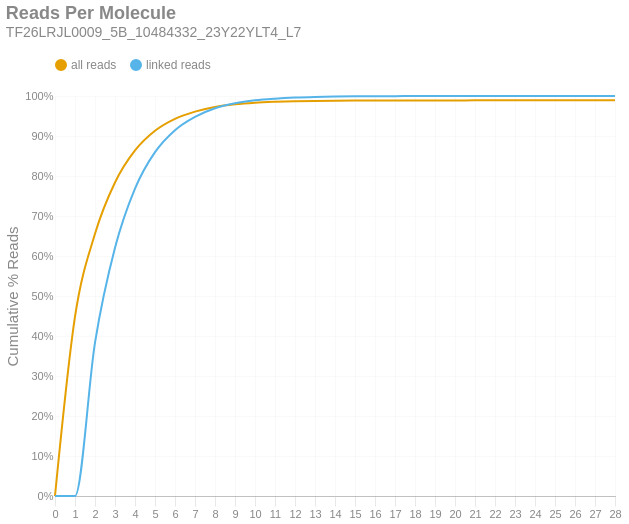

Notebook code cell kept with this figure:
### Markdown cell above
### Reads per Molecule
This chart shows the cumulative distribution of the number of reads per linked molecule. That is, how many alignments are associated with a unique molecule. This excludes the number of reads associated with invalid or absent linked-read barcodes. The `linked` histogram is the percentages recalculated when disregarding singletons.

### Code cell
if SKIPLR:
    print_html(f"Skipped")
else:
    counts = np.bincount(valids['reads'].cast(pl.Int64).to_numpy())
    weighted = counts * np.arange(len(counts))
    all_perc = weighted / n_reads
    linked_perc = weighted / n_linked_reads
    linked_perc[1] = 0
    binned_df = pl.DataFrame({
        'readsper': list(range(len(counts))),
        'all reads (cumsum)': np.cumsum(all_perc).tolist(),
        'linked reads (cumsum)': np.cumsum(linked_perc).tolist(),
    })

    with SafeRender(binned_df):
        (
            density_plot(binned_df, 'Reads Per Molecule', samplename, 'readspmol')
            .encode(
                x=alt.X('readsper:O', title=None).axis(labelAngle=0).scale(padding=0),
                y=alt.Y('value:Q', title='Cumulative % Reads').axis(format='%').stack(False),
                color=alt.Color("key:N").scale(domain=["all reads", "linked reads"]),
                tooltip=[
                    alt.Tooltip("key:N", title="Data Type"),
                    alt.Tooltip("readsper:O", title="Reads Per Molecule"),
                    alt.Tooltip("value:Q", format=".2%", title="% Reads (Cum.)")
                ]            
            )
        ).display()

### Figure 1 — Vega-Lite specification as saved in the notebook (floating-point values rounded to 4 significant figures)
{"width": "container", "height": 400, "config": {"title": {"anchor": "start", "dy": -15, "fontSize": 18, "color": "#888888", "subtitleColor": "#888888", "subtitleFontSize": 14}, "arc": {"fill": "#0072B2"}, "axis": {"domainColor": "#888888", "domainWidth": 0.5, "gridWidth": 0.2, "grid": false, "titleFontWeight": 400, "titleFontSize": 15, "labelFontSize": 11, "labelColor": "#888888", "tickColor": "#888888", "tickWidth": 0.2, "titleColor": "#888888"}, "axisBand": {"grid": false}, "axisX": {"grid": true, "tickSize": 10, "domainCap": "round"}, "axisY": {"domain": false, "grid": true, "tickSize": 0, "domainCap": "round"}, "background": "transparent", "header": {"labelFontSize": 15, "labelColor": "#888888", "titleFontSize": 15, "titleFontWeight": 600, "titleColor": "#888888"}, "legend": {"labelFont": "sans-serif", "labelFontSize": 12, "labelColor": "#888888", "symbolSize": 100, "symbolType": "circle", "titleFontSize": 12, "titlePadding": 10, "titleColor": "#888888", "title": null, "orient": "top"}, "range": {"category": ["#E69F00", "#56B4E9", "#009E73", "#F0E442", "#0072B2", "#D55E00", "#CC79A7", "#000000"], "diverging": ["#cfe8f3", "#a2d4ec", "#73bfe2", "#46abdb", "#1696d2", "#12719e"]}, "area": {"fill": "#0072B2", "fillOpacity": 0.7, "line": true, "strokeOpacity": 0.7}, "line": {"color": "#0072B2", "stroke": "#0072B2", "strokeWidth": 2}, "trail": {"color": "#0072B2", "stroke": "#0072B2", "strokeWidth": 0, "size": 1}, "point": {"filled": true, "fillOpacity": 1.0, "size": 95}, "text": {"color": "#888888", "fontSize": 11, "align": "right", "fontWeight": 400, "size": 11}, "bar": {"fill": "#0072B2", "stroke": null}, "view": {"stroke": null, "continuousWidth": 660, "continuousHeight": 400}}, "data": {"name": "data-5123c7c73aced542bc9922c22e0e4e07"}, "mark": {"type": "line", "interpolate": "monotone", "point": {"opacity": 0, "size": 275}}, "encoding": {"color": {"field": "key", "scale": {"domain": ["all reads", "linked reads"]}, "type": "nominal"}, "tooltip": [{"field": "key", "title": "Data Type", "type": "nominal"}, {"field": "readsper", "title": "Reads Per Molecule", "type": "ordinal"}, {"field": "value", "format": ".2%", "title": "% Reads (Cum.)", "type": "quantitative"}], "x": {"axis": {"labelAngle": 0}, "field": "readsper", "scale": {"padding": 0}, "title": null, "type": "ordinal"}, "y": {"axis": {"format": "%"}, "field": "value", "stack": false, "title": "Cumulative % Reads", "type": "quantitative"}}, "params": [{"name": "param_c36ac31b6afebe62", "select": {"type": "point", "fields": ["key"]}, "bind": "legend"}], "title": {"text": "Reads Per Molecule", "subtitle": "TF26LRJL0009_5B_10484332_23Y22YLT4_L7"}, "transform": [{"fold": ["all reads (cumsum)", "linked reads (cumsum)"]}, {"calculate": "replace(datum.key, ' (cumsum)', '')", "as": "key"}, {"filter": {"param": "param_c36ac31b6afebe62"}}], "usermeta": {"embedOptions": {"downloadFileName": "TF26LRJL0009_5B_10484332_23Y22YLT4_L7.readspmol"}}, "$schema": "https://vega.github.io/schema/vega-lite/v6.4.1.json", "datasets": {"data-5123c7c73aced542bc9922c22e0e4e07": [{"readsper": 0, "all reads (cumsum)": 0.0, "linked reads (cumsum)": 0.0}, {"readsper": 1, "all reads (cumsum)": 0.4482, "linked reads (cumsum)": 0.0}, {"readsper": 2, "all reads (cumsum)": 0.6555, "linked reads (cumsum)": 0.3832}, {"readsper": 3, "all reads (cumsum)": 0.7838, "linked reads (cumsum)": 0.6203}, {"readsper": 4, "all reads (cumsum)": 0.8639, "linked reads (cumsum)": 0.7684}, {"readsper": 5, "all reads (cumsum)": 0.9132, "linked reads (cumsum)": 0.8596}, {"readsper": 6, "all reads (cumsum)": 0.9429, "linked reads (cumsum)": 0.9146}, {"readsper": 7, "all reads (cumsum)": 0.9609, "linked reads (cumsum)": 0.9479}, {"readsper": 8, "all reads (cumsum)": 0.9726, "linked reads (cumsum)": 0.9695}, {"readsper": 9, "all reads (cumsum)": 0.9794, "linked reads (cumsum)": 0.982}, {"readsper": 10, "all reads (cumsum)": 0.9833, "linked reads (cumsum)": 0.9893}, {"readsper": 11, "all reads (cumsum)": 0.9855, "linked reads (cumsum)": 0.9934}, {"readsper": 12, "all reads (cumsum)": 0.987, "linked reads (cumsum)": 0.996}, {"readsper": 13, "all reads (cumsum)": 0.9878, "linked reads (cumsum)": 0.9976}, {"readsper": 14, "all reads (cumsum)": 0.9883, "linked reads (cumsum)": 0.9985}, {"readsper": 15, "all reads (cumsum)": 0.9887, "linked reads (cumsum)": 0.9992}, {"readsper": 16, "all reads (cumsum)": 0.9888, "linked reads (cumsum)": 0.9995}, {"readsper": 17, "all reads (cumsum)": 0.9889, "linked reads (cumsum)": 0.9996}, {"readsper": 18, "all reads (cumsum)": 0.989, "linked reads (cumsum)": 0.9998}, {"readsper": 19, "all reads (cumsum)": 0.989, "linked reads (cumsum)": 0.9998}, {"readsper": 20, "all reads (cumsum)": 0.989, "linked reads (cumsum)": 0.9999}, {"readsper": 21, "all reads (cumsum)": 0.9891, "linked reads (cumsum)": 0.9999}, {"readsper": 22, "all reads (cumsum)": 0.9891, "linked reads (cumsum)": 0.9999}, {"readsper": 23, "all reads (cumsum)": 0.9891, "linked reads (cumsum)": 1.0}, {"readsper": 24, "all reads (cumsum)": 0.9891, "linked reads (cumsum)": 1.0}, {"readsper": 25, "all reads (cumsum)": 0.9891, "linked reads (cumsum)": 1.0}, {"readsper": 26, "all reads (cumsum)": 0.9891, "linked reads (cumsum)": 1.0}, {"readsper": 27, "all reads (cumsum)": 0.9891, "linked reads (cumsum)": 1.0}, {"readsper": 28, "all reads (cumsum)": 0.9891, "linked reads (cumsum)": 1.0}]}}
